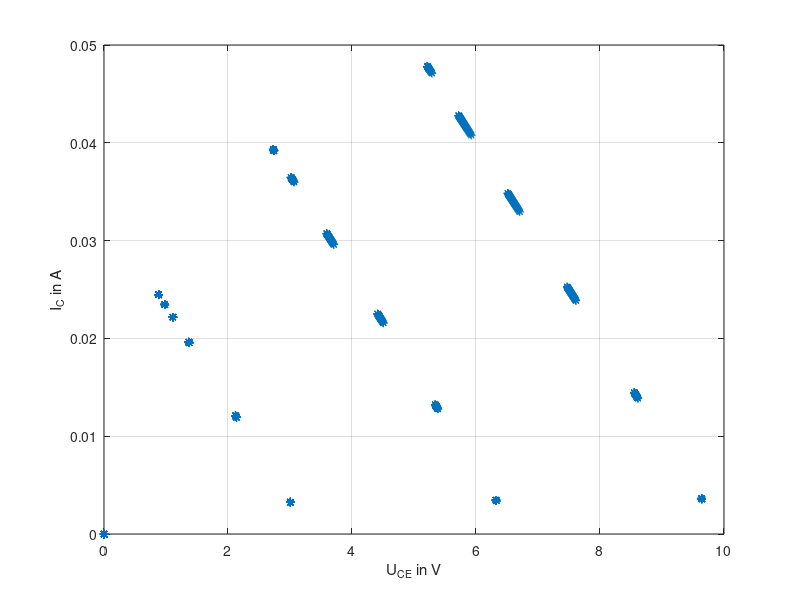
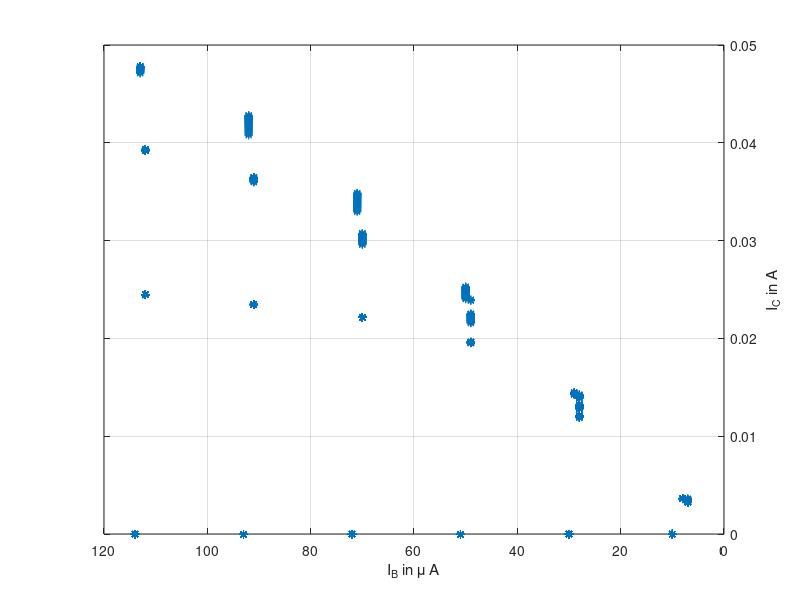
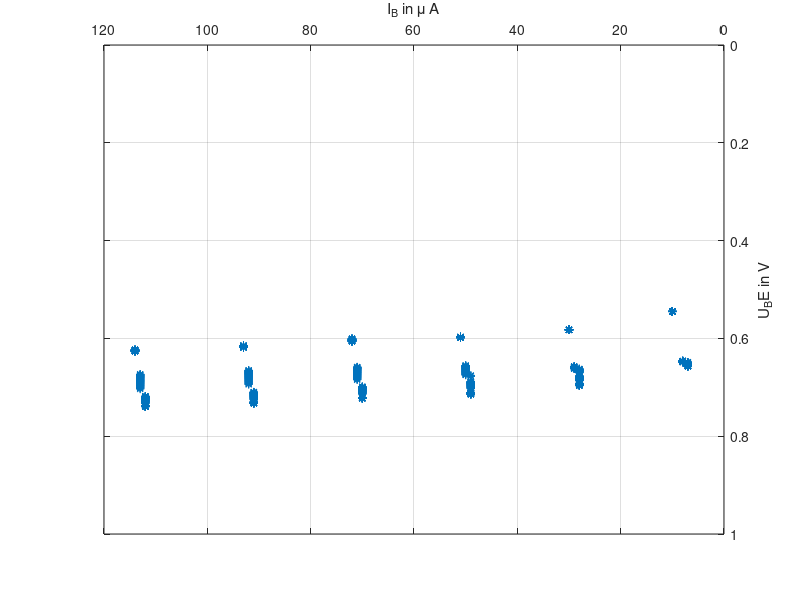
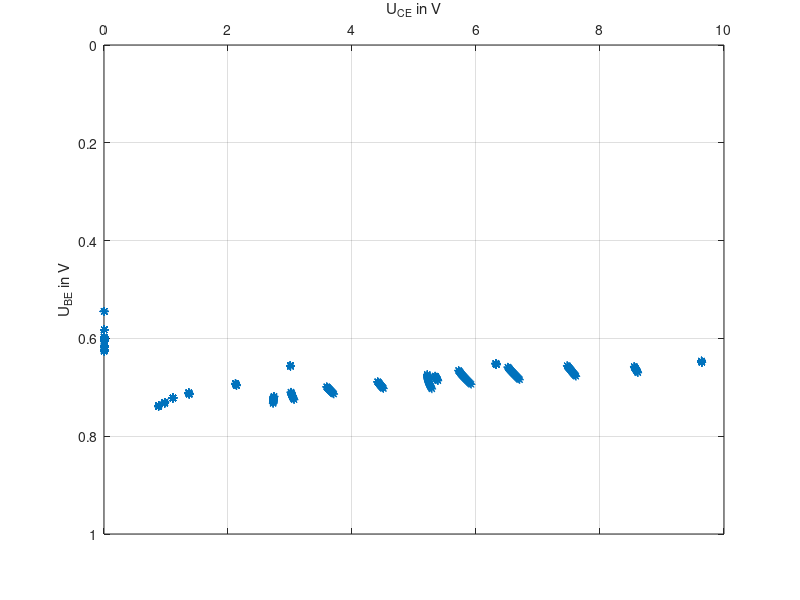

Here is the MATLAB script that generated these plots, in order:
close all 
clear all

data1=importdata('Messung_1_1.txt');

IB1=data1(:,1);
UBE1=data1(:,2);
IC1=data1(:,3);
UCE1=data1(:,4);

data2=importdata('Messung_1_2.txt');

IB2=data2(:,1);
UBE2=data2(:,2);
IC2=data2(:,3);
UCE2=data2(:,4);

data3=importdata('Messung_1_3.txt');

IB3=data3(:,1);
UBE3=data3(:,2);
IC3=data3(:,3);
UCE3=data3(:,4);

data4=importdata('Messung_1_4.txt');

IB4=data4(:,1);
UBE4=data4(:,2);
IC4=data4(:,3);
UCE4=data4(:,4);

data5=importdata('Messung_1_5.txt');

IB5=data5(:,1);
UBE5=data5(:,2);
IC5=data5(:,3);
UCE5=data5(:,4);

data6=importdata('Messung_1_6.txt');

IB6=data6(:,1);
UBE6=data6(:,2);
IC6=data6(:,3);
UCE6=data6(:,4);

IB=[IB1;IB2;IB3;IB4;IB5;IB6];
UBE=[UBE1;UBE2;UBE3;UBE4;UBE5;UBE6];
IC=[IC1;IC2;IC3;IC4;IC5;IC6];
UCE=[UCE1;UCE2;UCE3;UCE4;UCE5;UCE6];
IB=IB*10^6;

figure(1)
plot(UCE,IC,'*')
xlabel('U_{CE} in V')
grid on
ylabel('I_C in A')
ylim([0 0.05])

figure(2)
plot(IB,IC,'*')
xlabel('I_B in \mu A')
grid on
ylabel('I_C in A')
set(gca,'YAxisLocation','right')
set(gca,'XDir','reverse');
ylim([0 0.05])

figure(3)
plot(IB,UBE,'*')
xlabel('I_B in \mu A')
grid on
ylabel('U_BE in V')
set(gca,'YAxisLocation','right')
set(gca,'XAxisLocation','top')
set(gca,'YDir','reverse');
set(gca,'XDir','reverse');
ylim([0 1])

figure(4)
plot(UCE,UBE,'*')
xlabel('U_{CE} in V')
grid on
ylabel('U_{BE} in V')
set(gca,'YDir','reverse');
set(gca,'XAxisLocation','top')
ylim([0 01])

